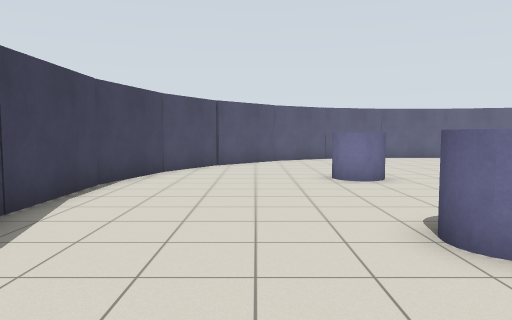
[1] (above)

16 first-person views from a walk through a Gazebo world. The camera is 1.2 m above the floor, tilts 4° down and sees 70° across. The floor is counted in squares, 1 m on a side. Each view is taken from the middle of a square. On the plan, view 1 faces up. The plan holds only what a view shows up to about 14 squares ahead; the rest is blank.

[2]
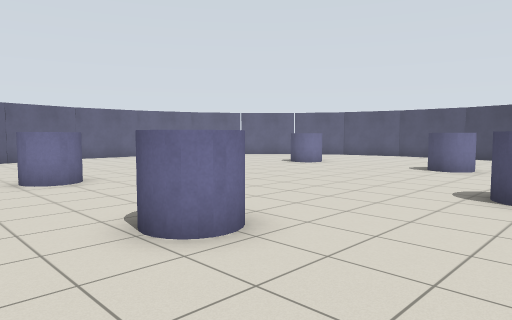

[3]
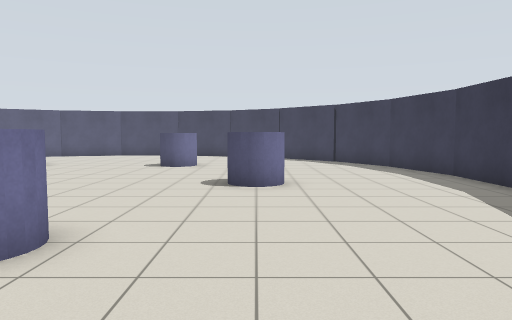

[4]
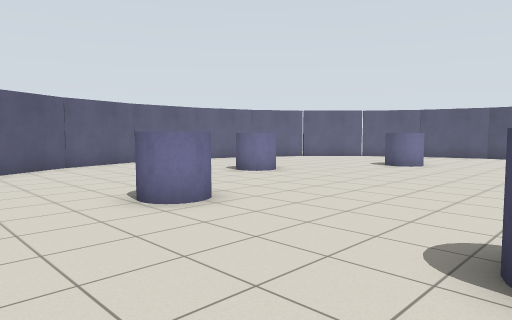

[5]
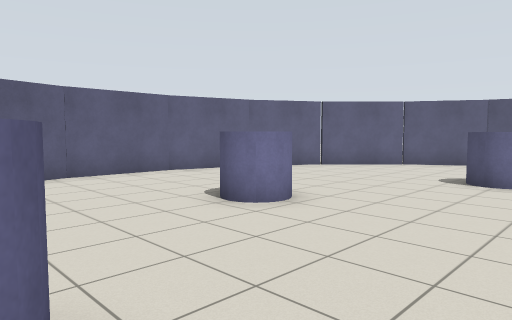

[6]
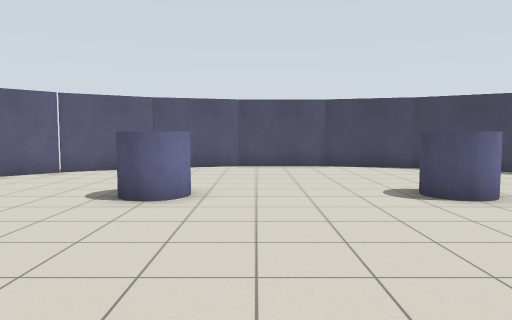

[7]
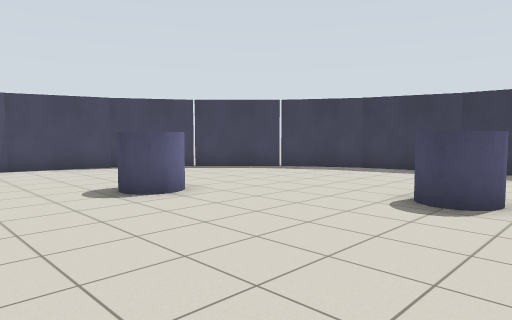

[8]
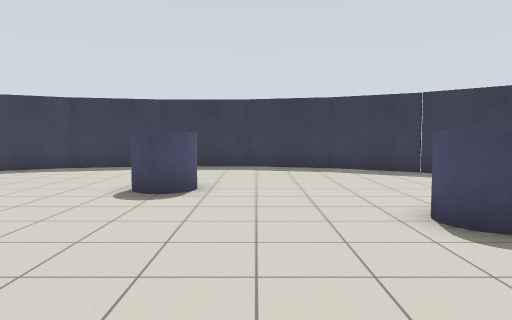

[9]
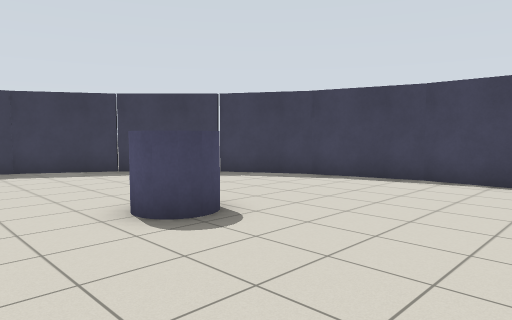

[10]
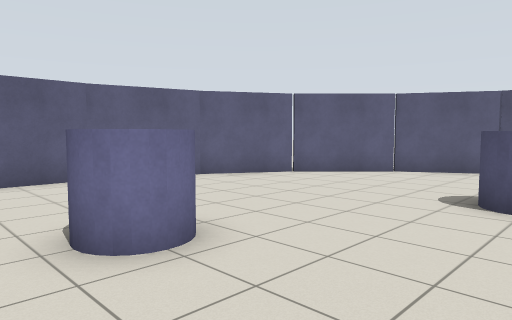

[11]
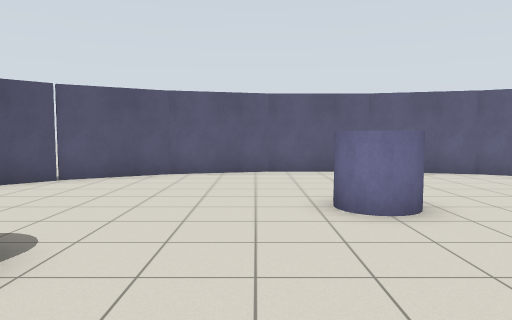

[12]
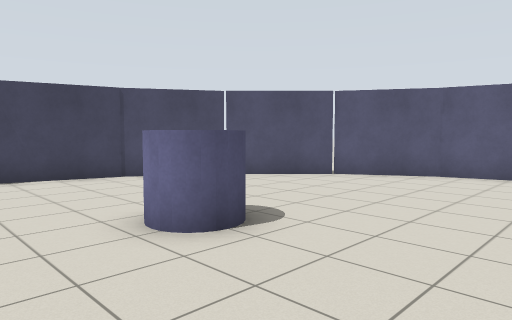

[13]
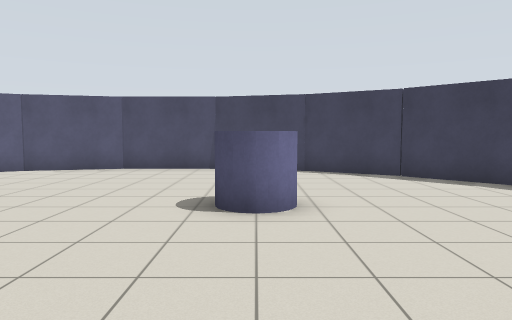

[14]
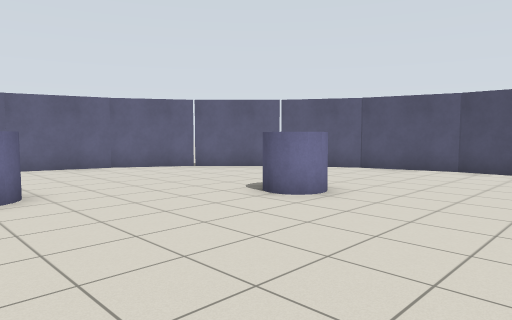

[15]
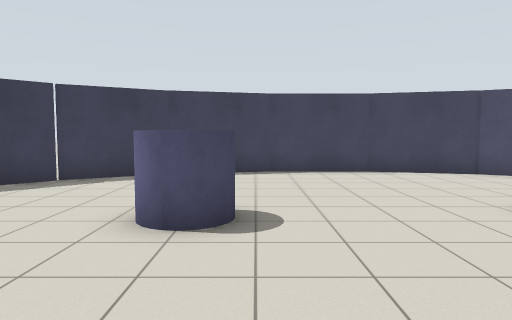

[16]
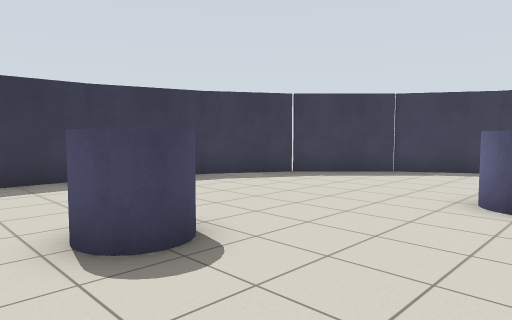

### Floor plan
Points are (right, up) in squares from view 1. A wall is a line through its corners. A room is listed if a view was taken in it or the views show most of it. See-through windows are left out.
Room 1 (views 1, 2, 3, 4, 5, 6, 7, 8, 9, 10, 11, 12, 13, 14, 15, 16)
walls: (-3.7, 8.6) (-3.7, 5.4); (6.4, -4.7) (9.6, -4.7); (9.6, 18.7) (6.4, 18.7); (19.7, 5.4) (19.7, 8.6); (-1.5, -0.1) (0.8, -2.4); (0.9, 16.5) (-1.4, 14.2); (15.1, -2.5) (17.5, -0.1); (-2.9, 11.7) (-3.8, 8.5); (12.7, 17.9) (9.6, 18.8); (18.9, 2.3) (19.8, 5.5); (-3.8, 5.5) (-3, 2.3); (6.5, 18.8) (3.3, 17.9); (9.5, -4.8) (12.7, -3.9); (19.8, 8.6) (19, 11.6) (17.5, 14.2) (15.2, 16.5) (12.6, 18); (-1.5, 14.2) (-3, 11.6); (-3, 2.4) (-1.5, -0.2); (3.4, 18) (0.7, 16.5); (12.6, -4) (15.2, -2.5); (3.3, -4) (6.5, -4.8); (0.7, -2.5) (3.4, -4); (17.5, -0.3) (19, 2.4)
objects: pillar (2, 4) to (3, 4); pillar (2, 10) to (3, 10); pillar (8, 1); pillar (8, 13); pillar (13, 4) to (14, 4); pillar (13, 10) to (14, 10)

Where each view was taken, in squares from view 1:
view 1: 0 up, 0 right, facing up
view 2: 0 up, 0 right, facing up-right
view 3: 1 up, 1 left, facing right
view 4: 4 up, 1 left, facing up-right
view 5: 8 up, 3 right, facing up-right
view 6: 8 up, 6 right, facing right
view 7: 8 up, 6 right, facing down-right
view 8: 9 up, 6 right, facing down
view 9: 9 up, 6 right, facing down-left
view 10: 9 up, 6 right, facing up-right
view 11: 7 up, 6 right, facing up
view 12: 7 up, 7 right, facing up-left
view 13: 4 up, 7 right, facing right
view 14: 5 up, 7 right, facing up-right
view 15: 5 up, 8 right, facing left
view 16: 5 up, 10 right, facing down-left
